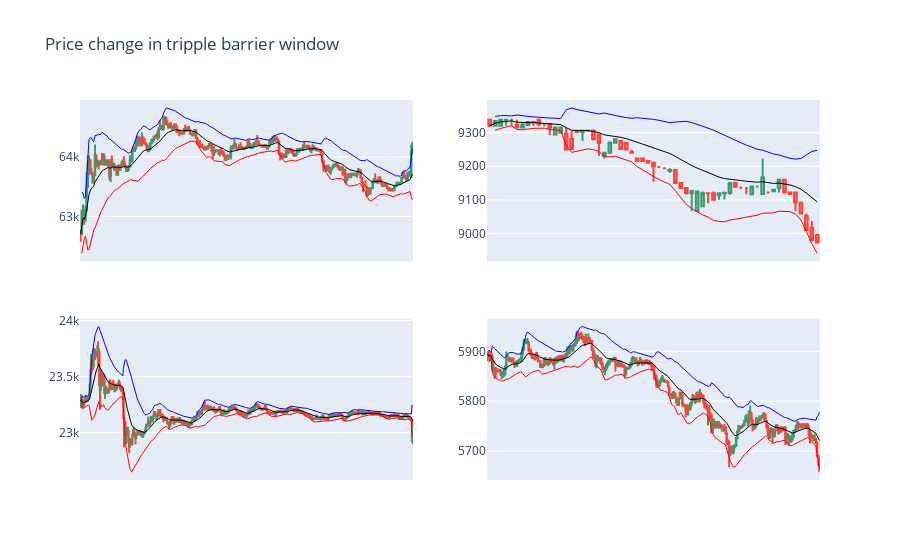

The code cell stored with this chart in its notebook:
### Markdown cell above
#### Graph

### Code cell
import random
import plotly.graph_objects as go
from plotly.subplots import make_subplots

n = 2; m = 2
label_1 = labels[labels['bin'] == 1]
list_1 = random.sample(list(label_1.index), k = n*m)

fig = make_subplots(
    rows = n, cols = m
)

for idx, st in enumerate(list_1):
  et = triple_barrier_events.loc[st]['t1']
  gr_dt = data.loc[st:et]
  avg, upper, lower = bbands(gr_dt['close'], 20, no_of_stdev=2)
  fig.add_trace(go.Candlestick(x=gr_dt.index,
                open=gr_dt.open, high=gr_dt.high,
                low=gr_dt.low, close=gr_dt.close),
                row = idx//n + 1, col = idx%m + 1)
  fig.add_trace(go.Scatter(x=gr_dt.index, y = avg,
                           line = dict(color='black', width=1)),
                row = idx//n + 1, col = idx%m + 1)
  fig.add_trace(go.Scatter(x=gr_dt.index, y = upper,
                           line = dict(color='blue', width=1)),
                row = idx//n + 1, col = idx%m + 1)
  fig.add_trace(go.Scatter(x=gr_dt.index, y = lower,
                           line = dict(color='red', width=1)),
                row = idx//n + 1, col = idx%m + 1)
  
  fig.update_xaxes(rangeslider_visible=False, visible = False)

fig.update_layout(title = 'Price change in tripple barrier window ')
fig.update_traces(showlegend = False)
fig.show()
